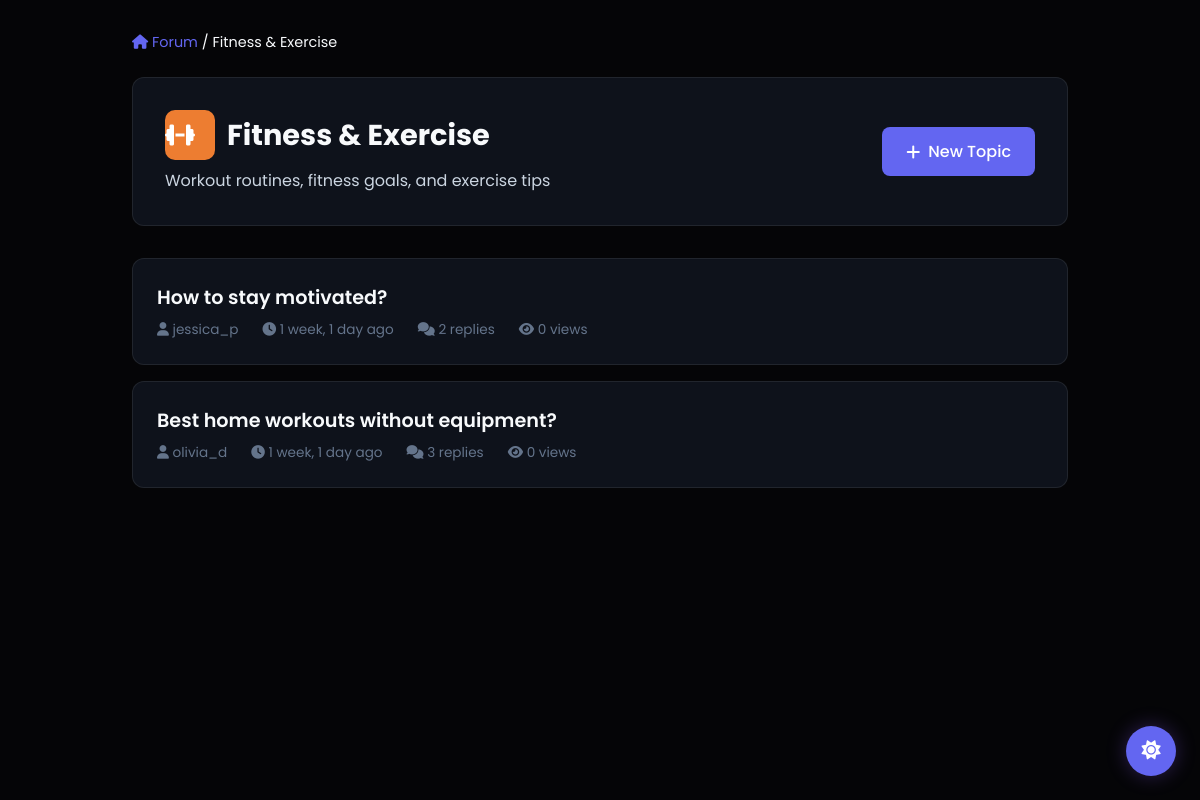
Screenshot of /community/category/4/ (signed in) with the database file from the repository.
### community/models.py (models this page shows, shortened)
class ForumCategory(models.Model):
    name = models.CharField(max_length=100)
    description = models.TextField(blank=True)
    icon = models.CharField(max_length=50, default='fa-comments')  # FontAwesome icon class
    color = models.CharField(max_length=7, default='#3AAFA9')  # Hex color
    created_at = models.DateTimeField(auto_now_add=True)
    order = models.IntegerField(default=0)  # For custom ordering
    class Meta:
        verbose_name_plural = 'Forum Categories'
        ordering = ['order', 'name']

class ForumTopic(models.Model):
    id = models.UUIDField(primary_key=True, default=uuid.uuid4, editable=False)
    category = models.ForeignKey(ForumCategory, on_delete=models.CASCADE, related_name='topics')
    author = models.ForeignKey(User, on_delete=models.CASCADE, related_name='forum_topics')
    title = models.CharField(max_length=200)
    content = models.TextField()
    created_at = models.DateTimeField(auto_now_add=True)
    updated_at = models.DateTimeField(auto_now=True)
    is_pinned = models.BooleanField(default=False)  # Pinned topics appear first
    is_locked = models.BooleanField(default=False)  # Locked topics can't receive replies
    views = models.IntegerField(default=0)
    class Meta:
        ordering = ['-is_pinned', '-updated_at']

### accounts/models.py (models this page shows, shortened)
class CustomUser(AbstractUser, PermissionsMixin):
    email = models.EmailField(unique=True)
    USERNAME_FIELD = 'username'
    REQUIRED_FIELDS = ['email']

### community/views.py (the view)
# urls.py: path('category/<int:category_id>/', views.category_view, name='category_view'),
@login_required
def category_view(request, category_id):
    category = get_object_or_404(ForumCategory, id=category_id)
    topics = ForumTopic.objects.filter(category=category).select_related('author').annotate(
        reply_count=Count('replies')
    ).order_by('-is_pinned', '-updated_at')
    context = {
        'category': category,
        'topics': topics,
    }
    return render(request, 'community/category_view.html', context)

### templates/community/category_view.html (shortened to what this page needs)
{% load static %}
<!DOCTYPE html>
<html lang="en">
<head>
    <link rel="stylesheet" href="https://cdnjs.cloudflare.com/ajax/libs/font-awesome/6.5.0/css/all.min.css">
    <link rel="stylesheet" href="{% static 'health_assistant/css/dark-mode.css' %}">
</head>
<body>
    <div class="container">
        <div class="breadcrumb">
            <a href="{% url 'forum_home' %}"><i class="fas fa-home"></i> Forum</a> /
            <span>{{ category.name }}</span>
        </div>
        <div class="category-header">
            <div class="category-info">
                <h1>
                    <div class="category-icon" style="background: {{ category.color }};">
                        <i class="{{ category.icon }}"></i>
                    </div>
                    {{ category.name }}
                </h1>
                <p style="color: var(--text-secondary); margin-top: 0.5rem;">{{ category.description }}</p>
            </div>
            <a href="{% url 'create_topic' category.id %}" class="btn btn-primary">
                <i class="fas fa-plus"></i> New Topic
            </a>
        </div>
        <ul class="topics-list">
            {% for topic in topics %}
            <li class="topic-item">
                <div class="topic-title">
                    <a href="{% url 'topic_view' topic.id %}">{{ topic.title }}</a>
                </div>
                <div class="topic-meta">
                    <span><i class="fas fa-user"></i> {{ topic.author.username }}</span>
                    <span><i class="fas fa-clock"></i> {{ topic.created_at|timesince }} ago</span>
                    <span><i class="fas fa-comments"></i> {{ topic.reply_count }} replies</span>
                    <span><i class="fas fa-eye"></i> {{ topic.views }} views</span>
                </div>
            </li>
            {% endfor %}
        </ul>
    </div>
</body>
</html>

### case_companion/static/health_assistant/css/dark-mode.css (style rules this page uses)
:root { --bg-primary: #f8fafc; --bg-secondary: #ffffff; --bg-tertiary: #f1f5f9; --text-primary: #0f172a; --text-secondary: #475569; --text-tertiary: #94a3b8; --border-color: #e2e8f0; --accent-primary: #7c3aed; --accent-secondary: #4f46e5; --chat-user-bg: #4f46e5; --chat-bot-bg: #ffffff; --chat-user-text: #ffffff; --chat-bot-text: #1e293b; --sidebar-bg: #ffffff; --input-bg: #ffffff; --input-border: #cbd5e1; --button-bg: #f1f5f9; --button-text: #334155; --button-hover: #e2e8f0; --scrollbar-track: #f1f5f9; --scrollbar-thumb: #cbd5e1; --modal-bg: #ffffff; --modal-overlay: rgba(15, 23, 42, 0.4); }
[data-theme="dark"] { --bg-primary: #050507; --bg-secondary: #0e121b; --bg-tertiary: #18181b; --text-primary: #f8fafc; --text-secondary: #cbd5e1; --text-tertiary: #64748b; --border-color: rgba(255, 255, 255, 0.08); --accent-primary: #8b5cf6; --accent-secondary: #6366f1; --chat-user-bg: #6366f1; --chat-bot-bg: #1e293b; --chat-user-text: #ffffff; --chat-bot-text: #f1f5f9; --sidebar-bg: #0e121b; --input-bg: rgba(255, 255, 255, 0.03); --input-border: rgba(255, 255, 255, 0.1); --button-bg: rgba(255, 255, 255, 0.05); --button-text: #f8fafc; --button-hover: rgba(255, 255, 255, 0.1); --scrollbar-track: #050507; --scrollbar-thumb: #1e293b; --modal-bg: #0e121b; --modal-overlay: rgba(0, 0, 0, 0.8); }
body { background: var(--bg-primary); color: var(--text-primary); transition: background-color 0.3s ease, color 0.3s ease; }
* { transition: background-color 0.3s ease, color 0.3s ease, border-color 0.3s ease; }

### templates/community/category_view.html (style rules this page uses)
* { margin: 0; padding: 0; box-sizing: border-box; }
body { font-family: 'Poppins', sans-serif; background: var(--bg-primary); color: var(--text-primary); min-height: 100vh; }
.container { max-width: 1000px; margin: 0 auto; padding: 2rem; }
.breadcrumb { margin-bottom: 1.5rem; font-size: 0.9rem; }
.breadcrumb a { color: var(--accent-secondary); text-decoration: none; }
.category-header { background: var(--bg-secondary); border: 1px solid var(--border-color); border-radius: 12px; padding: 2rem; margin-bottom: 2rem; display: flex; justify-content: space-between; align-items: center; }
.category-info h1 { font-size: 1.8rem; margin-bottom: 0.5rem; display: flex; align-items: center; gap: 0.75rem; }
.category-icon { width: 50px; height: 50px; border-radius: 10px; display: flex; align-items: center; justify-center; font-size: 1.5rem; color: white; }
.btn { padding: 0.75rem 1.5rem; border-radius: 8px; border: none; cursor: pointer; font-weight: 500; transition: all 0.3s ease; text-decoration: none; display: inline-flex; align-items: center; gap: 0.5rem; }
.btn-primary { background: var(--accent-secondary); color: white; }
.topics-list { list-style: none; }
.topic-item { background: var(--bg-secondary); border: 1px solid var(--border-color); border-radius: 12px; padding: 1.5rem; margin-bottom: 1rem; transition: all 0.3s ease; }
.topic-title { font-size: 1.2rem; font-weight: 600; margin-bottom: 0.5rem; }
.topic-title a { color: var(--text-primary); text-decoration: none; }
.topic-meta { display: flex; gap: 1.5rem; font-size: 0.85rem; color: var(--text-tertiary); }

### rows the page displays
ForumCategory: name "Fitness & Exercise", description "Workout routines, fitness goals, and exercise tips"
ForumTopic: title "How to stay motivated?", author.username "jessica_p", created_at "1 week, 1 day", reply_count "2", views "0"
ForumTopic: title "Best home workouts without equipment?", author.username "olivia_d", created_at "1 week, 1 day", reply_count "3", views "0"
